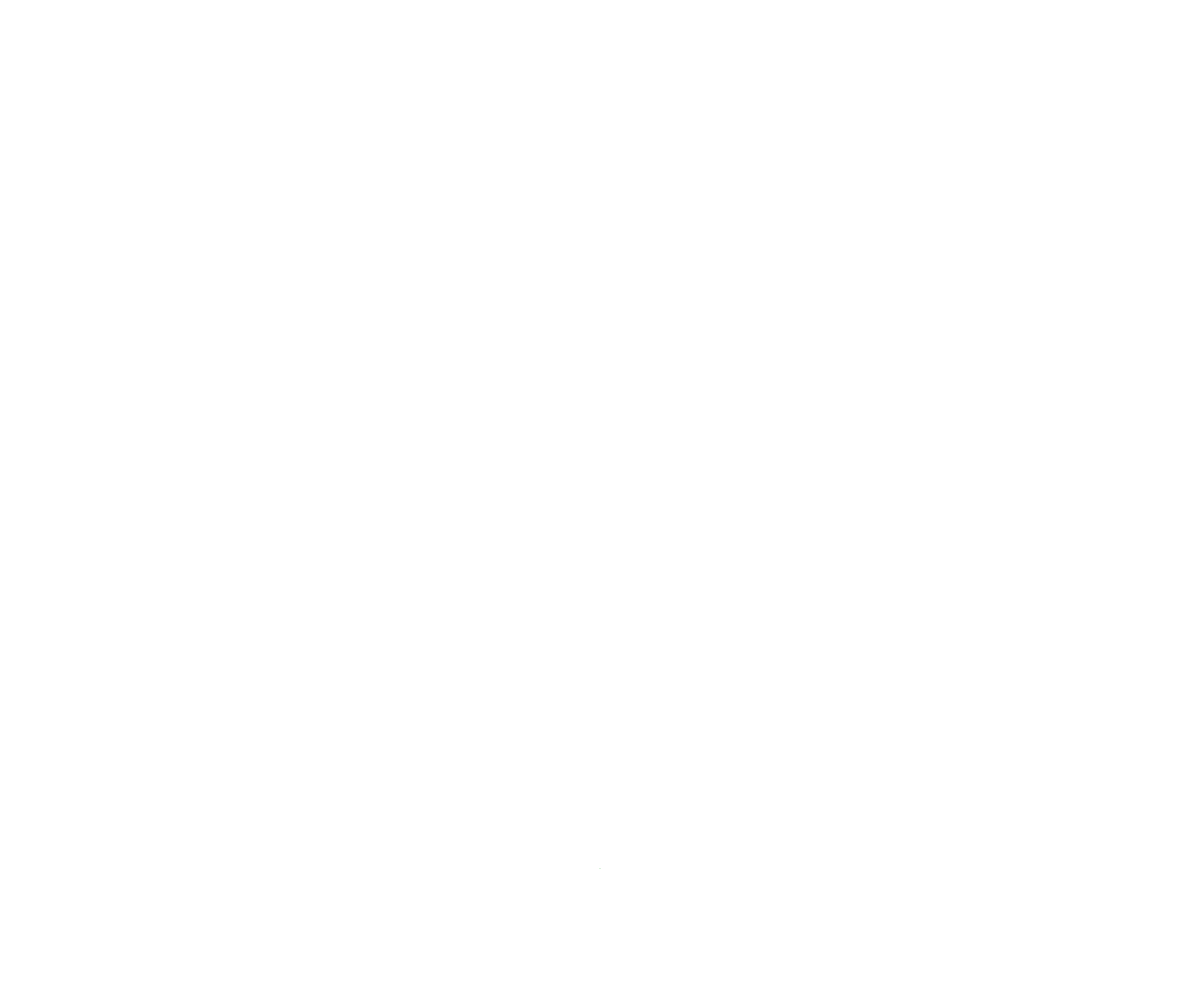
Frame 1 (no input)
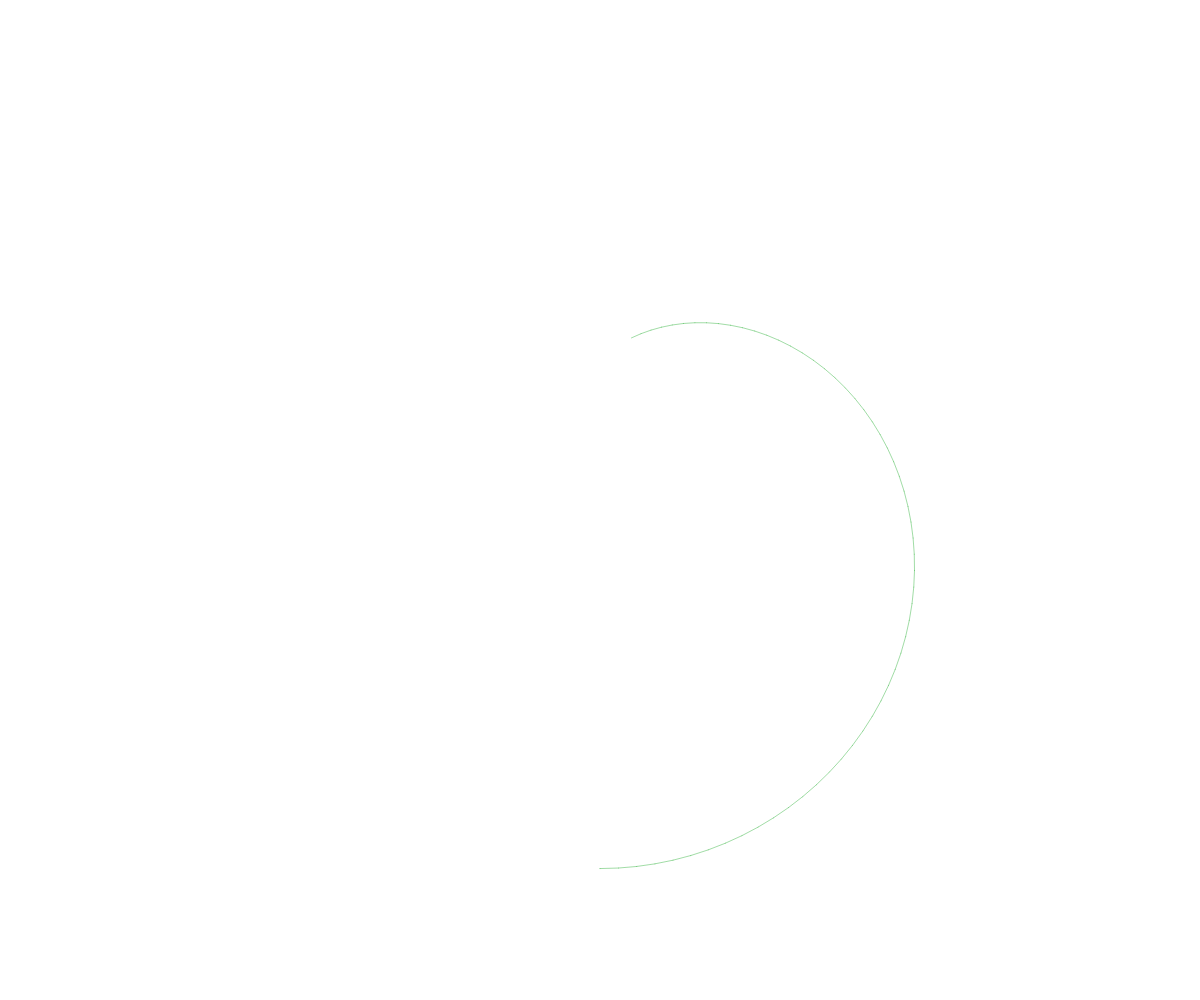
Frame 60 (no input)
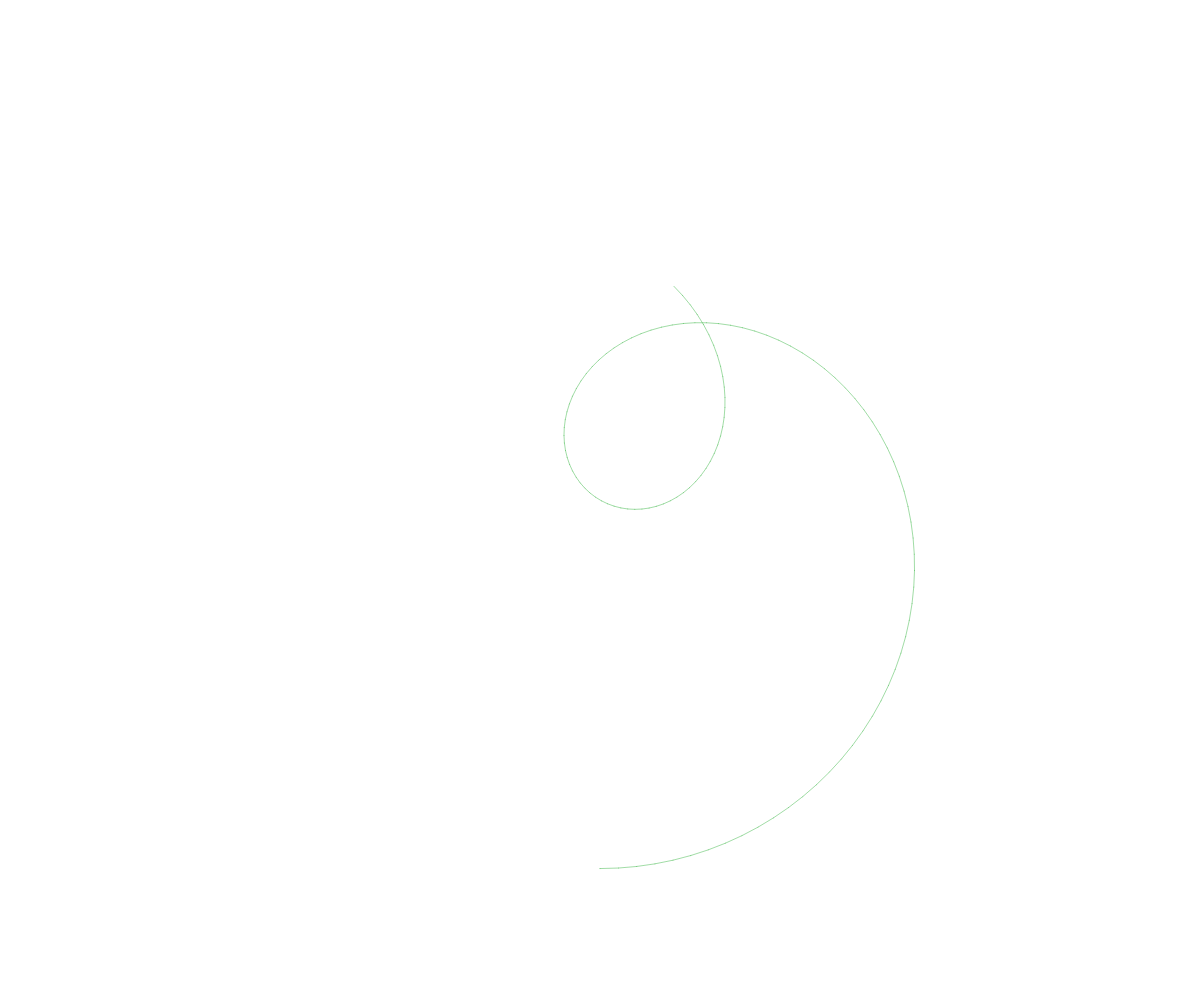
Frame 120 (the mouse pressed at the canvas centre since frame 60)

The p5.js sketch that drew these frames (run headless with seeded random() and noise() and a simulated clock; from frame 60 on, the mouse is pressed at the canvas centre):

// p5.js sketch
// ── sketch.js
var theta;
var omega;
var r;
var k;
var n;
var d;
var p, pAnt;
var x, y;
var painting;
var lineColor;
var small;
var a;
var maurerX, maurerY;
var maurer, maurerAnt;


function setup() {
  createCanvas(windowWidth, windowHeight);
  theta = 0;
  omega = 0.05;
  init();
  //strokeWeight(2);
}


function draw() {
  if(!painting) return;
  //background(220);
  //showFPS()

  x = r * cos(k*theta) * sin(theta);
  y = r * cos(k*theta) * cos(theta);
  p = createVector(x, y);
  translate(width/2, height/2);
  stroke(lineColor, 100);
  line(pAnt.x, pAnt.y, p.x, p.y);
  theta += omega;
  pAnt = p.copy();
}


function showFPS() {
  text(str(int(frameRate())), windowWidth*0.9, windowHeight*0.9);
}


function init(reset) {
  if(reset) {
    background(255);
  }
  d = int(random(10))+1;
  n = int(random(10))+1;
  k = float(n)/d;

  small = min(windowWidth, windowHeight) / 2;

  r = small*random(0.1, 0.95);
  x = r * cos(k*theta) * sin(theta);
  y = r * cos(k*theta) * cos(theta);
  a = 0;
  maurerX = r * sin(n*a*d);
  maurerY =

  pAnt = createVector(x, y);
  print('n = ', n.toFixed(2));
  print('d = ', d.toFixed(2));
  painting = true;
  noFill();
  translate(width/2, height/2);
  //ellipse(0, 0, 2*R);
  colorMode(HSB);
  lineColor = color(random(360), random(50, 100), random(50, 100), 100/255.0);
  print(lineColor);
  colorMode(RGB);
}



function keyTyped() {
  switch(key) {

    case 'p':
      painting = !painting;
      break;

    case 'r':
      init(true);
      break;

    case 'c':
      init(false);
      break;

    case 'n':
      omega *= 0.9;
      break;

    case 'm':
      omega *= 1.1;
      break;
  }
}
